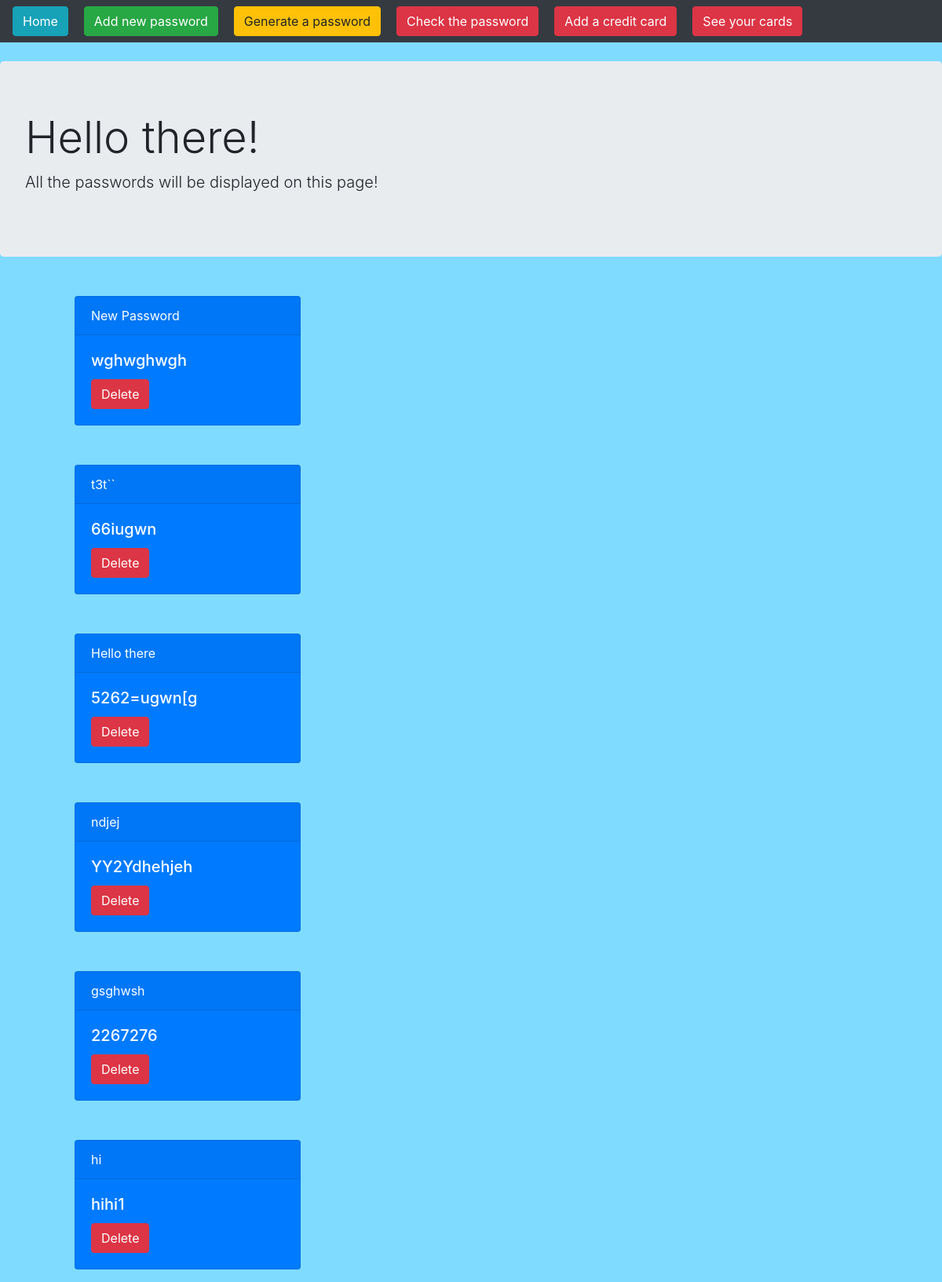
Before: / with the older database file.
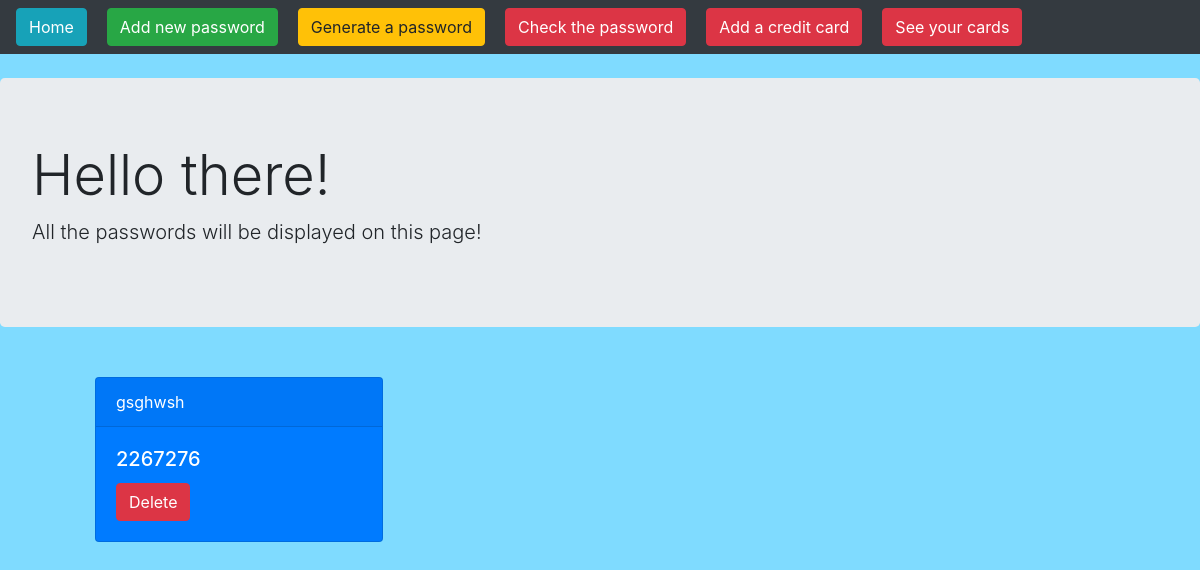
After: the same page with the newer database file.
### passwordgeneratorapp/models.py (models this page shows, shortened)
class Password(models.Model):
    name = models.CharField(max_length=100)
    link = models.CharField(max_length=300)
    password = models.CharField(max_length=300)

### passwordgeneratorapp/views.py (the view)
# urls.py: path('', views.index, name="index"),
def index(request):
    all_passwords = Password.objects.all()
    return render(request, 'index.html',
    {'all_passwords': all_passwords})

### passwordgeneratorapp/templates/index.html
{% extends 'base.html' %}
{% block content %}
	<div class="jumbotron">
	  <h1 class="display-4">Hello there!</h1>
	  <p class="lead">All the passwords will be displayed on this page!</p>
	</div>
	<div class="container" id="id">
	{% for thing in all_passwords %}
		<div class="card text-white bg-primary mb-3" style="max-width: 18rem; margin: 50px;">
		  <div class="card-header">{{thing.name}}</div>
			  <div class="card-body">
			    <h5 class="card-title">{{thing.password}}</h5>
			    <a class="btn btn-danger" href="{% url 'delete' thing.id %}" role="button">Delete</a>
			  </div>
		</div>
	{% endfor %}
	</div>
{% endblock %}

### passwordgeneratorapp/templates/base.html (shortened to what this page needs)
{% load static %}
<!doctype html>
<html lang="en">
<head>
    <link rel="stylesheet" href="https://maxcdn.bootstrapcdn.com/bootstrap/4.0.0/css/bootstrap.min.css">
    <link rel="stylesheet" type="text/css" href="{% static 'index.css' %}">
</head>
<nav class="navbar navbar-expand-lg navbar-dark bg-dark">
    <div class="collapse navbar-collapse" id="navbarNav">
        <ul class="navbar-nav">
            <li class="nav-item active" style="margin-right: 20px">
                <a class="btn btn-info" href="{% url 'index' %}" role="button">Home</a>
            </li>
            <br>
            <li class="nav-item active" style="margin-right: 20px">
                <a class="btn btn-success" href="{% url 'add' %}" role="button">Add new password</a>
            </li>
            <li class="nav-item active" style="margin-right: 20px">
                <a class="btn btn-warning" href="{% url 'passwordgenerator' %}" role="button">Generate a password</a>
            </li>
            <li class="nav-item-active" style="margin-right: 20px">
                <a class="btn btn-danger" href="{% url 'passwordchecker' %}" role="button">Check the password</a>
            </li>
            <li class="nav-item-dark" style="margin-right: 20px">
                <a class="btn btn-danger" href="{% url 'creditCardFormPage' %}" role="button">Add a credit card</a>
            </li>
            <li class="nav-item-dark ">
                <a class="btn btn-danger" href="{% url 'CreditCardDisplayPage' %}" role="button">See your cards</a>
            </li>
        </ul>
    </div>
</nav>
<br>
<body>
    {% block content %} {% endblock %}
</body>
</html>

### passwordgeneratorapp/static/index.css (style rules this page uses)
html { background-color: #7FDBFF; }
body { background-color: #7FDBFF; }

Changed rows visible on the page:
removed Password: name "New Password", password "wghwghwgh"
removed Password: name "t3t``", password "66iugwn"
removed Password: name "Hello there", password "5262=ugwn[g"
removed Password: name "ndjej", password "YY2Ydhehjeh"
removed Password: name "hi", password "hihi1"
